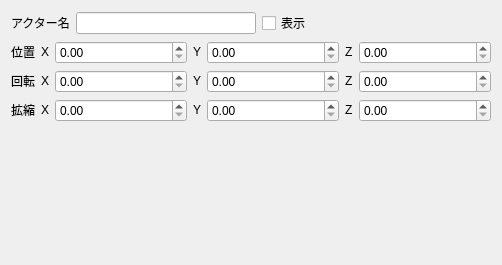
<?xml version="1.0" encoding="UTF-8"?>
<ui version="4.0">
 <class>InspectorWidget</class>
 <widget class="QWidget" name="InspectorWidget">
  <property name="geometry">
   <rect>
    <x>0</x>
    <y>0</y>
    <width>502</width>
    <height>265</height>
   </rect>
  </property>
  <property name="windowTitle">
   <string>InspectorWidget</string>
  </property>
  <layout class="QVBoxLayout" name="verticalLayout_2">
   <item>
    <layout class="QHBoxLayout" name="horizontalLayout">
     <property name="spacing">
      <number>6</number>
     </property>
     <property name="leftMargin">
      <number>0</number>
     </property>
     <item>
      <widget class="QLabel" name="label">
       <property name="sizePolicy">
        <sizepolicy hsizetype="Fixed" vsizetype="Fixed">
         <horstretch>0</horstretch>
         <verstretch>0</verstretch>
        </sizepolicy>
       </property>
       <property name="text">
        <string>アクター名</string>
       </property>
      </widget>
     </item>
     <item>
      <widget class="QLineEdit" name="lineEdit_ActorName"/>
     </item>
     <item>
      <widget class="QCheckBox" name="checkBox_visible">
       <property name="text">
        <string>表示</string>
       </property>
      </widget>
     </item>
     <item>
      <spacer name="horizontalSpacer">
       <property name="orientation">
        <enum>Qt::Horizontal</enum>
       </property>
       <property name="sizeHint" stdset="0">
        <size>
         <width>40</width>
         <height>20</height>
        </size>
       </property>
      </spacer>
     </item>
    </layout>
   </item>
   <item>
    <layout class="QGridLayout" name="gridLayout">
     <item row="0" column="0">
      <widget class="QLabel" name="label_2">
       <property name="sizePolicy">
        <sizepolicy hsizetype="Fixed" vsizetype="Fixed">
         <horstretch>0</horstretch>
         <verstretch>0</verstretch>
        </sizepolicy>
       </property>
       <property name="text">
        <string>位置</string>
       </property>
      </widget>
     </item>
     <item row="0" column="4">
      <widget class="QDoubleSpinBox" name="doubleSpinBox_PosY">
       <property name="sizePolicy">
        <sizepolicy hsizetype="Preferred" vsizetype="Fixed">
         <horstretch>0</horstretch>
         <verstretch>0</verstretch>
        </sizepolicy>
       </property>
      </widget>
     </item>
     <item row="0" column="5">
      <widget class="QLabel" name="label_5">
       <property name="sizePolicy">
        <sizepolicy hsizetype="Fixed" vsizetype="Fixed">
         <horstretch>0</horstretch>
         <verstretch>0</verstretch>
        </sizepolicy>
       </property>
       <property name="text">
        <string>Z</string>
       </property>
      </widget>
     </item>
     <item row="1" column="2">
      <widget class="QDoubleSpinBox" name="doubleSpinBox_RotX">
       <property name="sizePolicy">
        <sizepolicy hsizetype="Preferred" vsizetype="Fixed">
         <horstretch>0</horstretch>
         <verstretch>0</verstretch>
        </sizepolicy>
       </property>
      </widget>
     </item>
     <item row="1" column="4">
      <widget class="QDoubleSpinBox" name="doubleSpinBox_RotY">
       <property name="sizePolicy">
        <sizepolicy hsizetype="Preferred" vsizetype="Fixed">
         <horstretch>0</horstretch>
         <verstretch>0</verstretch>
        </sizepolicy>
       </property>
      </widget>
     </item>
     <item row="1" column="1">
      <widget class="QLabel" name="label_7">
       <property name="sizePolicy">
        <sizepolicy hsizetype="Fixed" vsizetype="Fixed">
         <horstretch>0</horstretch>
         <verstretch>0</verstretch>
        </sizepolicy>
       </property>
       <property name="text">
        <string>X</string>
       </property>
      </widget>
     </item>
     <item row="0" column="3">
      <widget class="QLabel" name="label_4">
       <property name="sizePolicy">
        <sizepolicy hsizetype="Fixed" vsizetype="Fixed">
         <horstretch>0</horstretch>
         <verstretch>0</verstretch>
        </sizepolicy>
       </property>
       <property name="text">
        <string>Y</string>
       </property>
      </widget>
     </item>
     <item row="0" column="6">
      <widget class="QDoubleSpinBox" name="doubleSpinBox_PosZ">
       <property name="sizePolicy">
        <sizepolicy hsizetype="Preferred" vsizetype="Fixed">
         <horstretch>0</horstretch>
         <verstretch>0</verstretch>
        </sizepolicy>
       </property>
      </widget>
     </item>
     <item row="0" column="1">
      <widget class="QLabel" name="label_3">
       <property name="sizePolicy">
        <sizepolicy hsizetype="Fixed" vsizetype="Fixed">
         <horstretch>0</horstretch>
         <verstretch>0</verstretch>
        </sizepolicy>
       </property>
       <property name="text">
        <string>X</string>
       </property>
      </widget>
     </item>
     <item row="0" column="2">
      <widget class="QDoubleSpinBox" name="doubleSpinBox_PosX">
       <property name="sizePolicy">
        <sizepolicy hsizetype="Preferred" vsizetype="Fixed">
         <horstretch>0</horstretch>
         <verstretch>0</verstretch>
        </sizepolicy>
       </property>
      </widget>
     </item>
     <item row="1" column="6">
      <widget class="QDoubleSpinBox" name="doubleSpinBox_RotZ">
       <property name="sizePolicy">
        <sizepolicy hsizetype="Preferred" vsizetype="Fixed">
         <horstretch>0</horstretch>
         <verstretch>0</verstretch>
        </sizepolicy>
       </property>
      </widget>
     </item>
     <item row="1" column="0">
      <widget class="QLabel" name="label_6">
       <property name="sizePolicy">
        <sizepolicy hsizetype="Fixed" vsizetype="Fixed">
         <horstretch>0</horstretch>
         <verstretch>0</verstretch>
        </sizepolicy>
       </property>
       <property name="text">
        <string>回転</string>
       </property>
      </widget>
     </item>
     <item row="1" column="5">
      <widget class="QLabel" name="label_9">
       <property name="sizePolicy">
        <sizepolicy hsizetype="Fixed" vsizetype="Fixed">
         <horstretch>0</horstretch>
         <verstretch>0</verstretch>
        </sizepolicy>
       </property>
       <property name="text">
        <string>Z</string>
       </property>
      </widget>
     </item>
     <item row="1" column="3">
      <widget class="QLabel" name="label_8">
       <property name="sizePolicy">
        <sizepolicy hsizetype="Fixed" vsizetype="Fixed">
         <horstretch>0</horstretch>
         <verstretch>0</verstretch>
        </sizepolicy>
       </property>
       <property name="text">
        <string>Y</string>
       </property>
      </widget>
     </item>
     <item row="2" column="0">
      <widget class="QLabel" name="label_10">
       <property name="sizePolicy">
        <sizepolicy hsizetype="Fixed" vsizetype="Fixed">
         <horstretch>0</horstretch>
         <verstretch>0</verstretch>
        </sizepolicy>
       </property>
       <property name="text">
        <string>拡縮</string>
       </property>
      </widget>
     </item>
     <item row="2" column="1">
      <widget class="QLabel" name="label_11">
       <property name="sizePolicy">
        <sizepolicy hsizetype="Fixed" vsizetype="Fixed">
         <horstretch>0</horstretch>
         <verstretch>0</verstretch>
        </sizepolicy>
       </property>
       <property name="text">
        <string>X</string>
       </property>
      </widget>
     </item>
     <item row="2" column="2">
      <widget class="QDoubleSpinBox" name="doubleSpinBox_ScaX">
       <property name="sizePolicy">
        <sizepolicy hsizetype="Preferred" vsizetype="Fixed">
         <horstretch>0</horstretch>
         <verstretch>0</verstretch>
        </sizepolicy>
       </property>
      </widget>
     </item>
     <item row="2" column="3">
      <widget class="QLabel" name="label_12">
       <property name="sizePolicy">
        <sizepolicy hsizetype="Fixed" vsizetype="Fixed">
         <horstretch>0</horstretch>
         <verstretch>0</verstretch>
        </sizepolicy>
       </property>
       <property name="text">
        <string>Y</string>
       </property>
      </widget>
     </item>
     <item row="2" column="4">
      <widget class="QDoubleSpinBox" name="doubleSpinBox_ScaY">
       <property name="sizePolicy">
        <sizepolicy hsizetype="Preferred" vsizetype="Fixed">
         <horstretch>0</horstretch>
         <verstretch>0</verstretch>
        </sizepolicy>
       </property>
      </widget>
     </item>
     <item row="2" column="5">
      <widget class="QLabel" name="label_13">
       <property name="sizePolicy">
        <sizepolicy hsizetype="Fixed" vsizetype="Fixed">
         <horstretch>0</horstretch>
         <verstretch>0</verstretch>
        </sizepolicy>
       </property>
       <property name="text">
        <string>Z</string>
       </property>
      </widget>
     </item>
     <item row="2" column="6">
      <widget class="QDoubleSpinBox" name="doubleSpinBox_ScaZ">
       <property name="sizePolicy">
        <sizepolicy hsizetype="Preferred" vsizetype="Fixed">
         <horstretch>0</horstretch>
         <verstretch>0</verstretch>
        </sizepolicy>
       </property>
      </widget>
     </item>
    </layout>
   </item>
   <item>
    <spacer name="verticalSpacer">
     <property name="orientation">
      <enum>Qt::Vertical</enum>
     </property>
     <property name="sizeHint" stdset="0">
      <size>
       <width>20</width>
       <height>40</height>
      </size>
     </property>
    </spacer>
   </item>
  </layout>
 </widget>
 <tabstops>
  <tabstop>lineEdit_ActorName</tabstop>
  <tabstop>doubleSpinBox_PosX</tabstop>
  <tabstop>doubleSpinBox_PosY</tabstop>
  <tabstop>doubleSpinBox_PosZ</tabstop>
  <tabstop>doubleSpinBox_RotX</tabstop>
  <tabstop>doubleSpinBox_RotY</tabstop>
  <tabstop>doubleSpinBox_RotZ</tabstop>
  <tabstop>doubleSpinBox_ScaX</tabstop>
  <tabstop>doubleSpinBox_ScaY</tabstop>
  <tabstop>doubleSpinBox_ScaZ</tabstop>
 </tabstops>
 <resources/>
 <connections/>
</ui>
